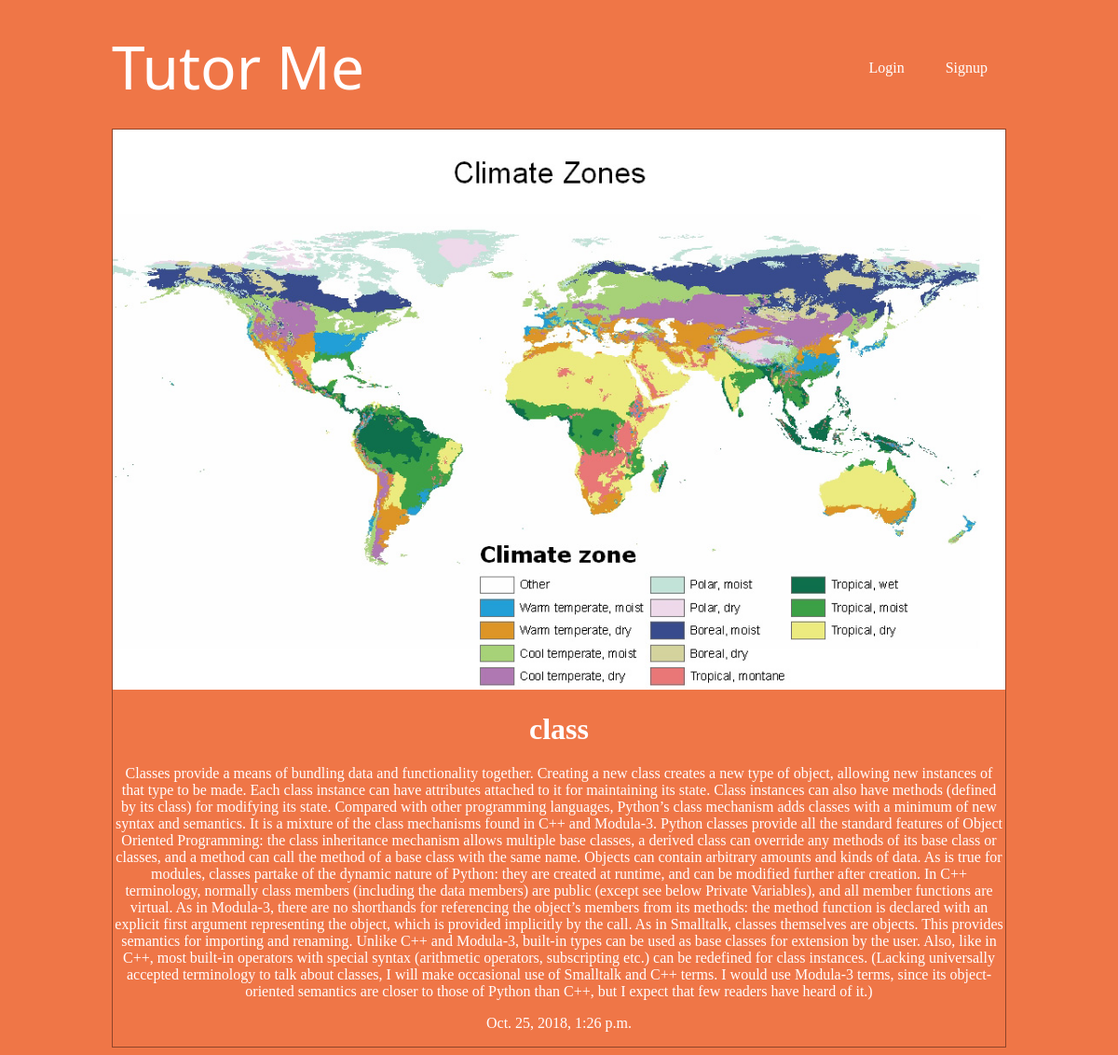
The app's page /articles/class/ with its own data.
### articles/models.py (models this page shows, shortened)
class Article(models.Model):
    title=models.CharField(max_length=100)
    slug=models.SlugField()
    body=models.TextField()
    date=models.DateTimeField(auto_now_add=True)
    thumb=models.ImageField(default='default.png',blank=True)
    author=models.ForeignKey(User,on_delete=models.PROTECT,default=None)

### articles/views.py (the view)
# urls.py: path('<slug>/',views.article_detail,name="detail"),
def article_detail(request, slug):
    article = Article.objects.get(slug=slug)
    return render(request, 'articles/article_detail.html', {'article': article})

### articles/templates/articles/article_detail.html
{% extends 'base_layout.html' %}
{% block content %}
<div class="article-detail">
  <div class="article">
    <img src="{{article.thumb.url}}" alt="">
    <h2>{{article.title}}</h2>
    <p>{{article.body}}</p>
    <p>{{article.date}}</p>
  </div>
</div>
{% endblock %}

### assets/styles.css (style rules this page uses)
body { background-color: #ef7647; color: #fffdfe; }
body * { font-family: Ubuntu; }
h1, h2, h3, h4, h5 { font-weight: 4em; margin: 0; }
.article { padding: 10px; border: 1px solid rgb(143, 68, 41); position: relative; padding-bottom: 40px; }
.article h2 { font-size: 1.2em; }
.article-detail .article { padding: 0; }
.article-detail .article img { max-width: 100%; }
.article-detail .article h2 { text-align: center; margin: 20px auto; font-size: 2em; }
.article-detail .article p { text-align: center; }

### records on screen
Article: thumb (picture), title "class", body "Classes provide a means of bundling data and functionality together. Creating a new class creates a new type of object, allowing new instances of that type to be made. Each class instance can have attributes attached to it for maintaining its state. Class instances can also have methods (defined by its class) for modifying its state. Compared with other programming languages, Python’s class mechanism adds classes with a minimum of new syntax and semantics. It is a mixture of the class mechanisms found in C++ and Modula-3. Python classes provide all the standard features of Object Oriented Programming: the class inheritance mechanism allows multiple base classes, a derived class can override…", date "Oct. 25, 2018, 1:26 p.m."
